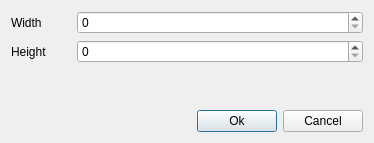
<?xml version="1.0" encoding="UTF-8"?>
<ui version="4.0">
 <class>CalendarResizer</class>
 <widget class="QDialog" name="CalendarResizer">
  <property name="geometry">
   <rect>
    <x>0</x>
    <y>0</y>
    <width>374</width>
    <height>143</height>
   </rect>
  </property>
  <property name="windowTitle">
   <string>Resize Calendar</string>
  </property>
  <layout class="QVBoxLayout" name="verticalLayout">
   <item>
    <layout class="QHBoxLayout" name="horizontalLayout_3">
     <item>
      <widget class="QLabel" name="labWidth">
       <property name="minimumSize">
        <size>
         <width>60</width>
         <height>0</height>
        </size>
       </property>
       <property name="maximumSize">
        <size>
         <width>60</width>
         <height>16777215</height>
        </size>
       </property>
       <property name="text">
        <string>Width</string>
       </property>
      </widget>
     </item>
     <item>
      <widget class="QSpinBox" name="spnWidth"/>
     </item>
    </layout>
   </item>
   <item>
    <layout class="QHBoxLayout" name="horizontalLayout_2">
     <item>
      <widget class="QLabel" name="labHeight">
       <property name="minimumSize">
        <size>
         <width>60</width>
         <height>0</height>
        </size>
       </property>
       <property name="maximumSize">
        <size>
         <width>60</width>
         <height>16777215</height>
        </size>
       </property>
       <property name="text">
        <string>Height</string>
       </property>
      </widget>
     </item>
     <item>
      <widget class="QSpinBox" name="spnHeight"/>
     </item>
    </layout>
   </item>
   <item>
    <spacer name="verticalSpacer">
     <property name="orientation">
      <enum>Qt::Vertical</enum>
     </property>
     <property name="sizeHint" stdset="0">
      <size>
       <width>20</width>
       <height>35</height>
      </size>
     </property>
    </spacer>
   </item>
   <item>
    <layout class="QHBoxLayout" name="horizontalLayout">
     <item>
      <spacer name="horizontalSpacer">
       <property name="orientation">
        <enum>Qt::Horizontal</enum>
       </property>
       <property name="sizeHint" stdset="0">
        <size>
         <width>40</width>
         <height>20</height>
        </size>
       </property>
      </spacer>
     </item>
     <item>
      <widget class="QPushButton" name="btnOk">
       <property name="text">
        <string>Ok</string>
       </property>
      </widget>
     </item>
     <item>
      <widget class="QPushButton" name="btnCancel">
       <property name="text">
        <string>Cancel</string>
       </property>
      </widget>
     </item>
    </layout>
   </item>
  </layout>
 </widget>
 <layoutdefault spacing="6" margin="11"/>
 <resources/>
 <connections/>
</ui>
